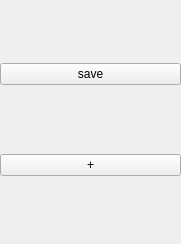
<?xml version="1.0" encoding="UTF-8"?>
<ui version="4.0">
 <class>Form</class>
 <widget class="QWidget" name="Form">
  <property name="geometry">
   <rect>
    <x>0</x>
    <y>0</y>
    <width>181</width>
    <height>244</height>
   </rect>
  </property>
  <property name="windowTitle">
   <string>Form</string>
  </property>
  <widget class="QWidget" name="verticalLayoutWidget">
   <property name="geometry">
    <rect>
     <x>0</x>
     <y>0</y>
     <width>181</width>
     <height>241</height>
    </rect>
   </property>
   <layout class="QVBoxLayout" name="verticalLayout" stretch="1,5,1">
    <item>
     <layout class="QHBoxLayout" name="horizontalLayout">
      <item>
       <widget class="QPushButton" name="btn_save">
        <property name="text">
         <string>save</string>
        </property>
       </widget>
      </item>
     </layout>
    </item>
    <item>
     <layout class="QVBoxLayout" name="frm_tags"/>
    </item>
    <item>
     <widget class="QPushButton" name="btn_add_tag">
      <property name="text">
       <string>+</string>
      </property>
     </widget>
    </item>
   </layout>
  </widget>
 </widget>
 <resources/>
 <connections/>
</ui>
